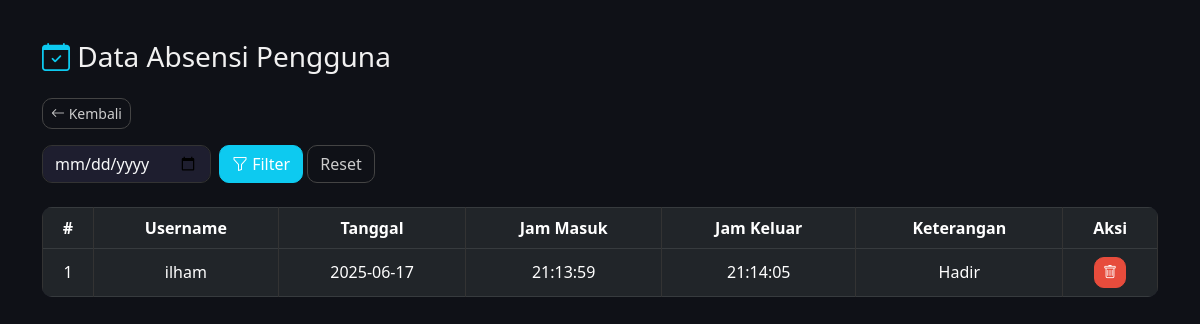
/admin/absensi.php (signed in), run on an earlier commit of the app's database.
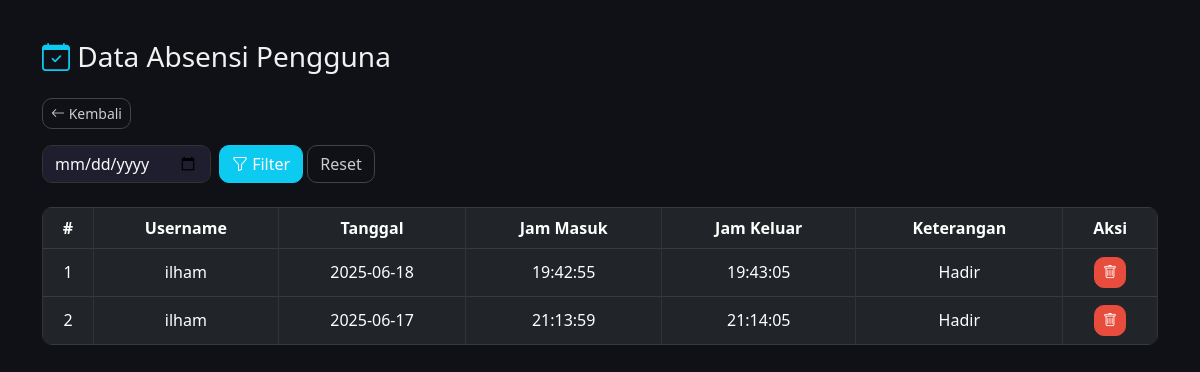
And on a later commit of the database.
### tables this page shows
CREATE TABLE `absensi` (
  `id` int NOT NULL,
  `user_id` int NOT NULL,
  `tanggal` date NOT NULL,
  `jam_masuk` time DEFAULT NULL,
  `jam_keluar` time DEFAULT NULL,
  `keterangan` varchar(255) DEFAULT NULL,
  `created_at` timestamp NOT NULL DEFAULT CURRENT_TIMESTAMP
);

CREATE TABLE `user` (
  `id` int NOT NULL,
  `username` varchar(50) NOT NULL,
  `password` varchar(255) NOT NULL,
  `nama` varchar(100) NOT NULL,
  `role` enum('admin','user') NOT NULL DEFAULT 'user',
  `created_at` timestamp NOT NULL DEFAULT CURRENT_TIMESTAMP
);

### admin/absensi.php (the view, shortened to what this page needs)
<?php
require '../includes/config.php';
$tanggal_filter = isset($_GET['tanggal']) ? $_GET['tanggal'] : '';
$query = "SELECT absensi.*, user.username FROM absensi
          JOIN user ON absensi.user_id = user.id";
$query .= " ORDER BY tanggal DESC, jam_masuk DESC";
$result = mysqli_query($conn, $query);
?>
<!DOCTYPE html>
<html lang="id">
<head>
    <link href="https://cdn.jsdelivr.net/npm/bootstrap@5.3.0/dist/css/bootstrap.min.css" rel="stylesheet">
    <link href="https://cdn.jsdelivr.net/npm/bootstrap-icons@1.10.5/font/bootstrap-icons.css" rel="stylesheet">
</head>
<body>
<div class="container">
    <h3 class="mb-4"><i class="bi bi-calendar-check text-info"></i> Data Absensi Pengguna</h3>
    <a href="dashboard.php" class="btn btn-outline-secondary btn-sm mb-3"><i class="bi bi-arrow-left"></i> Kembali</a>
    <form method="GET" class="row g-2 align-items-center mb-4">
        <div class="col-auto">
            <input type="date" name="tanggal" value="<?= htmlspecialchars($tanggal_filter) ?>" class="form-control text-light">
        </div>
        <div class="col-auto">
            <button class="btn btn-primary"><i class="bi bi-funnel"></i> Filter</button>
            <a href="absensi.php" class="btn btn-outline-secondary">Reset</a>
        </div>
    </form>
    <div class="table-responsive">
        <table class="table table-dark table-bordered table-hover align-middle text-center">
            <thead>
                <tr>
                    <th>#</th>
                    <th>Username</th>
                    <th>Tanggal</th>
                    <th>Jam Masuk</th>
                    <th>Jam Keluar</th>
                    <th>Keterangan</th>
                    <th>Aksi</th>
                </tr>
            </thead>
            <tbody>
            <?php
            $no = 1;
            while ($row = mysqli_fetch_assoc($result)):
            ?>
                <tr>
                    <td><?= $no++ ?></td>
                    <td><?= htmlspecialchars($row['username']) ?></td>
                    <td><?= $row['tanggal'] ?></td>
                    <td><?= $row['jam_masuk'] ?></td>
                    <td><?= $row['jam_keluar'] ?></td>
                    <td><?= htmlspecialchars($row['keterangan']) ?></td>
                    <td>
                        <a href="absensi.php?hapus=<?= $row['id'] ?>" onclick="return confirm('Yakin hapus data ini?')" class="btn btn-sm btn-danger">
                            <i class="bi bi-trash"></i>
                        </a>
                    </td>
                </tr>
            <?php endwhile; ?>
            </tbody>
        </table>
    </div>
</div>
</body>
</html>

What changed in the data, as far as the page shows it:
added absensi: user.username "ilham", tanggal "2025-06-18", jam_masuk "19:42:55", jam_keluar "19:43:05", keterangan "Hadir"
